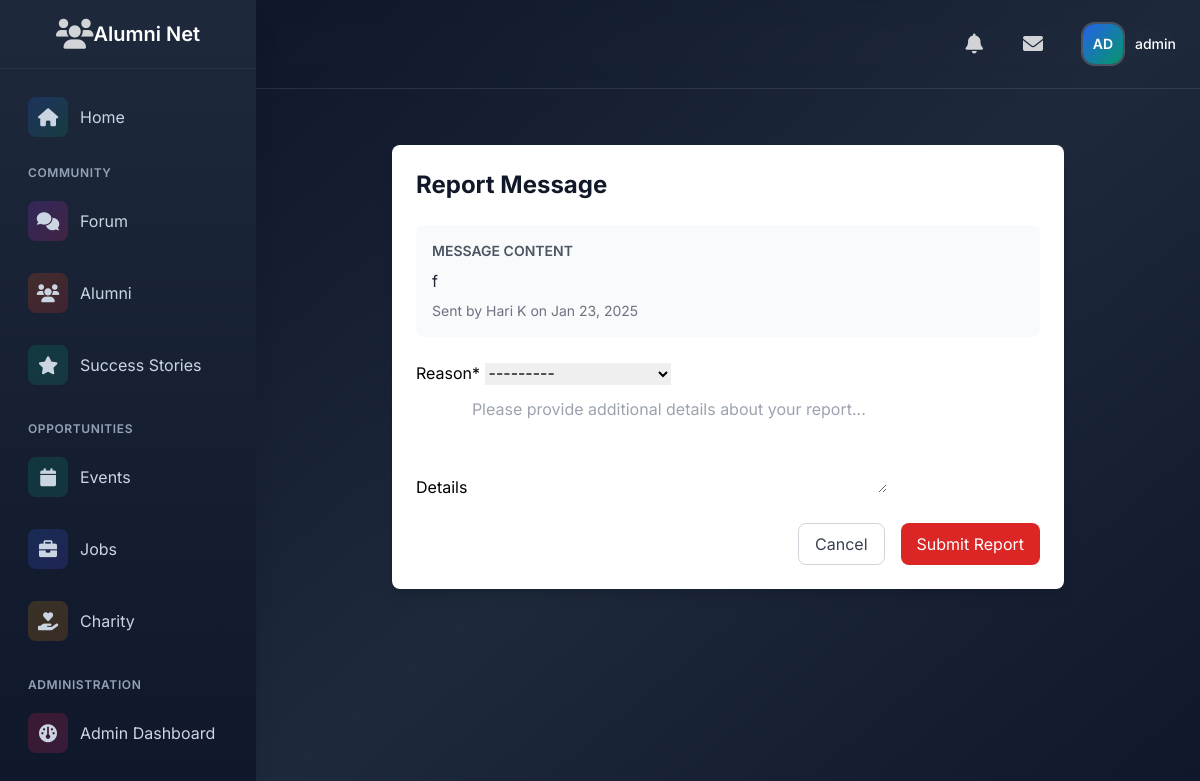
Screenshot of /messaging/report/23/ (signed in) with the database file from the repository.
### users/models.py (models this page shows, shortened)
class User(AbstractUser):
    USER_TYPES = (
        ('admin', 'Admin'),
        ('alumni', 'Alumni'),
        ('student', 'Student'),
    )
    INDUSTRY_CHOICES = (
        ('it', 'Information Technology'),
        ('finance', 'Finance'),
        ('healthcare', 'Healthcare'),
        ('education', 'Education'),
        ('manufacturing', 'Manufacturing'),
        ('retail', 'Retail'),
        ('consulting', 'Consulting'),
        ('marketing', 'Marketing'),
        ('other', 'Other')
    )
    AVAILABILITY_CHOICES = (
        ('available', 'Available for Mentorship'),
        ('limited', 'Limited Availability'),
        ('unavailable', 'Not Available'),
    )
    user_type = models.CharField(max_length=10, choices=USER_TYPES, default='student')
    profile_picture = models.ImageField(upload_to='profile_pics/', null=True, blank=True)
    bio = models.TextField(max_length=500, blank=True)
    graduation_year = models.IntegerField(null=True, blank=True)
    current_job_title = models.CharField(max_length=100, blank=True)
    current_company = models.CharField(max_length=100, blank=True)
    industry = models.CharField(max_length=20, choices=INDUSTRY_CHOICES, blank=True)
    years_of_experience = models.PositiveIntegerField(default=0)
    skills = models.TextField(help_text="Enter skills separated by commas", blank=True)
    achievements = models.TextField(blank=True)
    certifications = models.TextField(help_text="Enter certifications separated by commas", blank=True)
    linkedin_profile = models.URLField(max_length=200, blank=True)
    portfolio_link = models.URLField(max_length=200, blank=True)
    mentorship_availability = models.CharField(
        max_length=20,
        choices=AVAILABILITY_CHOICES,
        blank=True
    )
    email_verified = models.BooleanField(default=False)

### messaging/models.py (models this page shows, shortened)
class Message(models.Model):
    conversation = models.ForeignKey(Conversation, related_name='messages', on_delete=models.CASCADE)
    sender = models.ForeignKey(settings.AUTH_USER_MODEL, related_name='sent_messages', on_delete=models.CASCADE)
    content = models.TextField()
    created_at = models.DateTimeField(auto_now_add=True)
    is_read = models.BooleanField(default=False)
    class Meta:
        ordering = ['created_at']

### messaging/views.py (the view)
# urls.py: path('report/<int:message_id>/', views.report_message, name='report_message'),
@login_required
def report_message(request, message_id):
    message = get_object_or_404(Message, id=message_id)
    if request.method == 'POST':
        form = MessageReportForm(request.POST)
        if form.is_valid():
            report = form.save(commit=False)
            report.message = message
            report.reported_by = request.user
            report.save()
            messages.success(request, 'Message reported successfully.')
            return redirect('messaging:conversation_detail', conversation_id=message.conversation.id)
    else:
        form = MessageReportForm()
    return render(request, 'messaging/report_message.html', {
        'form': form,
        'message': message
    })

### messaging/templates/messaging/report_message.html (shortened to what this page needs)
{% extends "base.html" %}
{% load crispy_forms_tags %}
{% block content %}
<div class="container mx-auto px-4 py-8">
    <div class="max-w-2xl mx-auto">
        <div class="bg-white rounded-lg shadow-lg p-6">
            <h1 class="text-2xl font-bold text-gray-900 mb-6">Report Message</h1>
            <div class="mb-6 p-4 bg-gray-50 rounded-lg">
                <h2 class="text-sm font-semibold text-gray-600 uppercase mb-2">Message Content</h2>
                <p class="text-gray-800">{{ message.content }}</p>
                <p class="text-sm text-gray-500 mt-2">
                    Sent by {{ message.sender.get_full_name }} on {{ message.created_at|date:"M d, Y" }}
                </p>
            </div>
            <form method="post">
                {{ form|crispy }}
                <div class="mt-6 flex justify-end space-x-4">
                    <a href="{% url 'messaging:conversation_detail' message.conversation.id %}"
                       class="px-4 py-2 border border-gray-300 rounded-lg text-gray-700 hover:bg-gray-50">
                        Cancel
                    </a>
                    <button type="submit"
                            class="px-4 py-2 bg-red-600 text-white rounded-lg hover:bg-red-700">
                        Submit Report
                    </button>
                </div>
            </form>
        </div>
    </div>
</div>
{% endblock %}

### templates/base.html (shortened to what this page needs)
{% load static %}
{% load user_tags %}
{% load notification_tags %}
{% load message_tags %}
<!DOCTYPE html>
<html lang="en">
<head>
    <script src="https://cdn.tailwindcss.com"></script>
    <link rel="stylesheet" href="https://cdnjs.cloudflare.com/ajax/libs/font-awesome/6.0.0/css/all.min.css">
</head>
<body class="font-[Inter] bg-slate-900">
    <div class="min-h-screen flex flex-col md:flex-row">
        <aside class="fixed inset-y-0 left-0 bg-gradient-to-b from-slate-800 to-slate-900 shadow-xl w-64 transform -translate-x-full md:translate-x-0 transition-transform duration-300 ease-in-out z-30"
               id="sidebar">
            <div class="flex items-center justify-center p-4 border-b border-slate-700/50">
                <div class="text-white/80 hover:text-white transition-colors duration-200">
                    <i class="fas fa-users text-3xl"></i>
                </div>
                    <span class="text-xl font-semibold text-white">Alumni Net</span>
            </div>
            <nav class="p-4 space-y-4">
                {% if user.is_authenticated %}
                    <a href="{% url 'home' %}"
                       class="flex items-center space-x-3 p-3 rounded-xl hover:bg-white/10 text-slate-300 hover:text-white transition-all duration-200 group">
                        <div class="w-10 h-10 flex items-center justify-center rounded-lg bg-gradient-to-br from-blue-600/20 to-emerald-600/20 group-hover:from-blue-600/30 group-hover:to-emerald-600/30">
                            <i class="fas fa-home text-lg"></i>
                        </div>
                        <span>Home</span>
                    </a>
                    <div class="space-y-6">
                        <div class="space-y-2">
                            <p class="px-3 text-xs font-semibold text-slate-400 uppercase tracking-wider">Community</p>
                            <a href="{% url 'forum:category_list' %}"
                               class="flex items-center space-x-3 p-3 rounded-xl hover:bg-white/10 text-slate-300 hover:text-white transition-all duration-200 group">
                                <div class="w-10 h-10 flex items-center justify-center rounded-lg bg-gradient-to-br from-purple-600/20 to-pink-600/20 group-hover:from-purple-600/30 group-hover:to-pink-600/30">
                                    <i class="fas fa-comments text-lg"></i>
                                </div>
                                <span>Forum</span>
                            </a>
                            <a href="{% url 'users:alumni_directory' %}"
                               class="flex items-center space-x-3 p-3 rounded-xl hover:bg-white/10 text-slate-300 hover:text-white transition-all duration-200 group">
                                <div class="w-10 h-10 flex items-center justify-center rounded-lg bg-gradient-to-br from-orange-600/20 to-red-600/20 group-hover:from-orange-600/30 group-hover:to-red-600/30">
                                    <i class="fas fa-users text-lg"></i>
                                </div>
                                <span>Alumni</span>
                            </a>
                            <a href="{% url 'success:story_list' %}"
                               class="flex items-center space-x-3 p-3 rounded-xl hover:bg-white/10 text-slate-300 hover:text-white transition-all duration-200 group">
                                <div class="w-10 h-10 flex items-center justify-center rounded-lg bg-gradient-to-br from-emerald-600/20 to-teal-600/20 group-hover:from-emerald-600/30 group-hover:to-teal-600/30">
                                    <i class="fas fa-star text-lg"></i>
                                </div>
                                <span>Success Stories</span>
                            </a>
                        </div>
                        <div class="space-y-2">
                            <p class="px-3 text-xs font-semibold text-slate-400 uppercase tracking-wider">Opportunities</p>
                            <a href="{% url 'event_list' %}"
                               class="flex items-center space-x-3 p-3 rounded-xl hover:bg-white/10 text-slate-300 hover:text-white transition-all duration-200 group">
                                <div class="w-10 h-10 flex items-center justify-center rounded-lg bg-gradient-to-br from-emerald-600/20 to-teal-600/20 group-hover:from-emerald-600/30 group-hover:to-teal-600/30">
                                    <i class="fas fa-calendar text-lg"></i>
                                </div>
                                <span>Events</span>
                            </a>
                            <a href="{% url 'job_list' %}"
                               class="flex items-center space-x-3 p-3 rounded-xl hover:bg-white/10 text-slate-300 hover:text-white transition-all duration-200 group">
                                <div class="w-10 h-10 flex items-center justify-center rounded-lg bg-gradient-to-br from-blue-600/20 to-indigo-600/20 group-hover:from-blue-600/30 group-hover:to-indigo-600/30">
                                    <i class="fas fa-briefcase text-lg"></i>
                                </div>
                                <span>Jobs</span>
                            </a>
                            <a href="{% url 'fund_list' %}"
   class="flex items-center space-x-3 p-3 rounded-xl hover:bg-white/10 text-slate-300 hover:text-white transition-all duration-200 group">
    <div class="w-10 h-10 flex items-center justify-center rounded-lg bg-gradient-to-br from-yellow-600/20 to-amber-600/20 group-hover:from-yellow-600/30 group-hover:to-amber-600/30">
        <i class="fas fa-hand-holding-heart text-lg"></i>
    </div>
    <span>Charity</span>
</a>
                        </div>
                        {% if user.is_staff %}
                        <div class="space-y-2">
                            <p class="px-3 text-xs font-semibold text-slate-400 uppercase tracking-wider">Administration</p>
                            <a href="{% url 'admin_panel:dashboard' %}"
                               class="flex items-center space-x-3 p-3 rounded-xl hover:bg-white/10 text-slate-300 hover:text-white transition-all duration-200 group">
                                <div class="w-10 h-10 flex items-center justify-center rounded-lg bg-gradient-to-br from-rose-600/20 to-pink-600/20 group-hover:from-rose-600/30 group-hover:to-pink-600/30">
                                    <i class="fas fa-gauge text-lg"></i>
                                </div>
                                <span>Admin Dashboard</span>
                            </a>
                        </div>
                        {% endif %}
                    </div>
                {% endif %}
            </nav>
        </aside>
        <div class="flex-1 md:ml-64 relative bg-gradient-to-br from-slate-900 via-slate-800 to-slate-900">
            <header class="sticky top-0 z-20 backdrop-blur-md border-b border-white/10">
                <div class="relative flex items-center justify-between p-4 text-white">
                    <div class="flex items-center space-x-3 md:space-x-6">
                        {% if user.is_authenticated %}
                            <a href="{% url 'notifications:notification_list' %}" class="relative p-2 text-white/80 hover:text-white rounded-xl hover:bg-white/10 transition-colors duration-200">
                                <i class="fas fa-bell text-xl"></i>
                            </a>
                            <a href="{% url 'messaging:conversation_list' %}"
                               class="relative p-2 text-white/80 hover:text-white rounded-xl hover:bg-white/10 transition-colors duration-200">
                                <i class="fas fa-envelope text-xl"></i>
                            </a>
                            <div class="relative"
                                 x-data="{ open: false }"
                                 @keydown.escape.stop="open = false"
                                 @click.away="open = false">
                                <button @click="open = !open"
                                        class="flex items-center space-x-3 p-2 rounded-xl hover:bg-white/10 transition-all duration-200"
                                        :aria-expanded="open">
                                    <div class="relative">
                                        <div class="w-10 h-10 rounded-xl overflow-hidden ring-2 ring-white/20">
                                            {% if user.profile_picture %}
                                                <img src="{{ user.profile_picture.url }}"
                                                     alt="Profile"
                                                     class="h-full w-full object-cover">
                                            {% else %}
                                                <div class="profile-initials w-full h-full flex items-center justify-center bg-gradient-to-br from-blue-600 to-emerald-600">
                                                    <span class="text-white text-sm font-semibold">{{ user|get_initials }}</span>
                                                </div>
                                            {% endif %}
                                        </div>
                                    </div>
                                    <span class="text-sm font-medium text-white">{{ user.get_full_name|default:user.username }}</span>
                                </button>
                            </div>
                        {% endif %}
                    </div>
                </div>
            </header>
            <main class="relative p-4 md:p-6">
                {% block content %}{% endblock %}
            </main>
        </div>
    </div>
</body>
</html>

### rows the page displays
User: first_name+last_name+username "AD", get_full_name "admin"
Message: content "f", sender.get_full_name "Hari K", created_at "Jan 23, 2025"
